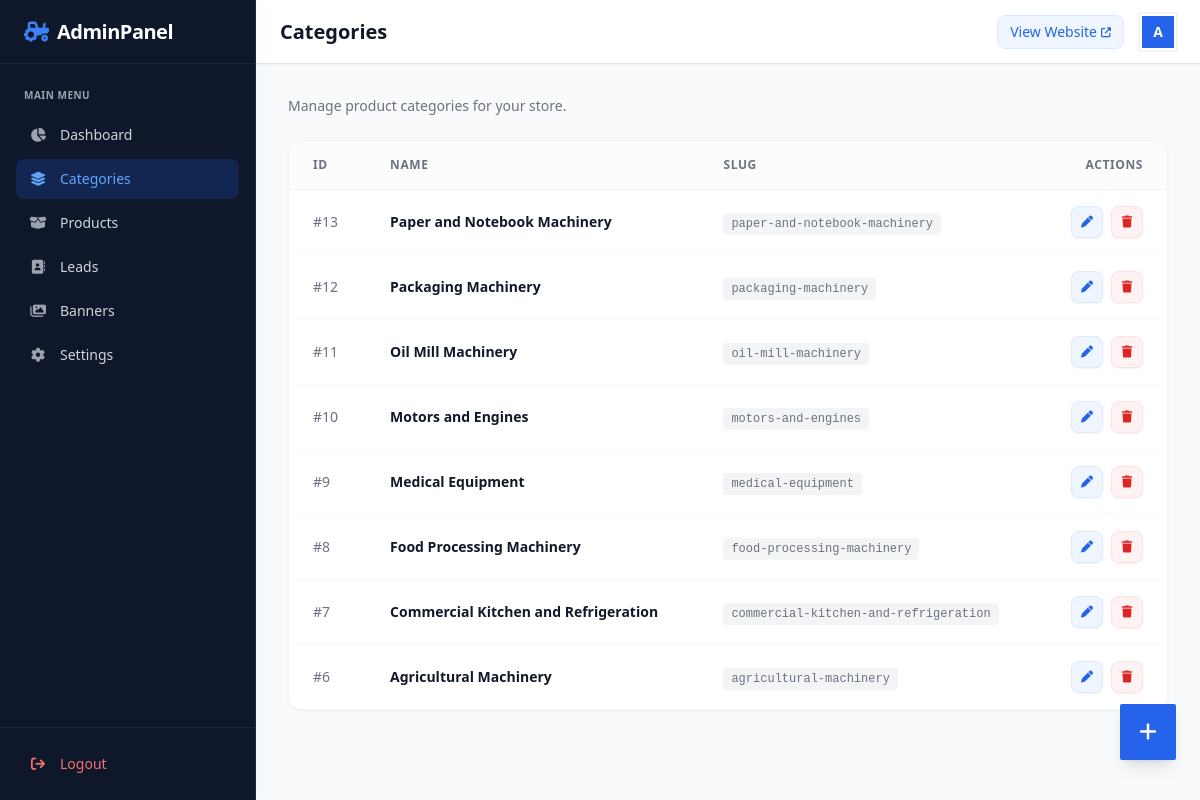
The app's page /admin/categories.php (signed in) with its own data.
### tables this page shows
CREATE TABLE categories (
    id INTEGER PRIMARY KEY AUTOINCREMENT,
    name TEXT NOT NULL,
    slug TEXT NOT NULL UNIQUE,
    image TEXT,
    created_at DATETIME DEFAULT CURRENT_TIMESTAMP
);

### admin/categories.php (the view, shortened to what this page needs)
<?php
require_once __DIR__ . '/../includes/functions.php';
$categories = $pdo->query("SELECT * FROM categories ORDER BY id DESC")->fetchAll();
include __DIR__ . '/includes/header.php';
?>
<div class="mb-6 animate-fade-in">
    <p class="text-gray-500 text-sm">Manage product categories for your store.</p>
</div>
<div class="bg-white rounded-xl shadow-sm border border-gray-100 overflow-hidden animate-slide-up">
    <div class="overflow-x-auto">
        <table class="w-full text-left border-collapse min-w-max">
            <thead>
                <tr class="bg-gray-50/50 text-gray-500 text-xs uppercase tracking-wider border-b border-gray-100">
                    <th class="px-6 py-4 font-semibold">ID</th>
                    <th class="px-6 py-4 font-semibold">Name</th>
                    <th class="px-6 py-4 font-semibold">Slug</th>
                    <th class="px-6 py-4 font-semibold text-right">Actions</th>
                </tr>
            </thead>
            <tbody class="text-sm divide-y divide-gray-50">
                <?php if (empty($categories)): ?>
                    <tr>
                        <td colspan="4" class="px-6 py-12 text-center text-gray-500">
                            <i class="fa-solid fa-folder-open text-4xl mb-3 text-gray-200"></i>
                            <p class="font-medium text-gray-600">No categories found.</p>
                        </td>
                    </tr>
                <?php else: ?>
                    <?php foreach ($categories as $cat): ?>
                        <tr class="hover:bg-gray-50/80 transition duration-150">
                            <td class="px-6 py-4 text-gray-500 font-medium">#<?php echo $cat['id']; ?></td>
                            <td class="px-6 py-4 font-bold text-gray-900"><?php echo htmlspecialchars($cat['name']); ?></td>
                            <td class="px-6 py-4 text-gray-500"><code class="bg-gray-100 px-2 py-1 rounded text-xs"><?php echo htmlspecialchars($cat['slug']); ?></code></td>
                            <td class="px-6 py-4 text-right">
                                <div class="flex items-center justify-end gap-2">
                                    <button onclick="editCategory(<?php echo $cat['id']; ?>, '<?php echo htmlspecialchars(addslashes($cat['name'])); ?>')" class="w-8 h-8 rounded-lg bg-blue-50 text-blue-600 hover:bg-blue-100 hover:text-blue-700 flex items-center justify-center transition shadow-sm border border-blue-100">
                                        <i class="fa-solid fa-pen text-xs"></i>
                                    </button>
                                    <a href="?delete=<?php echo $cat['id']; ?>" class="w-8 h-8 rounded-lg bg-red-50 text-red-600 hover:bg-red-100 hover:text-red-700 flex items-center justify-center transition shadow-sm border border-red-100" onclick="return confirm('Are you sure you want to delete this category?');">
                                        <i class="fa-solid fa-trash text-xs"></i>
                                    </a>
                                </div>
                            </td>
                        </tr>
                    <?php endforeach; ?>
                <?php endif; ?>
            </tbody>
        </table>
    </div>
</div>
<button onclick="document.getElementById('addModal').classList.remove('hidden')" class="fixed bottom-24 md:bottom-10 right-6 bg-blue-600 text-white w-14 h-14 rounded-sm flex items-center justify-center hover:bg-blue-700 transition shadow-lg z-30 group hover:scale-105" title="Add Category">
    <i class="fa-solid fa-plus text-xl transition-transform"></i>
</button>
<?php include __DIR__ . '/includes/footer.php'; ?>

### records on screen
categories: id "13", name "Paper and Notebook Machinery", slug "paper-and-notebook-machinery"
categories: id "12", name "Packaging Machinery", slug "packaging-machinery"
categories: id "11", name "Oil Mill Machinery", slug "oil-mill-machinery"
categories: id "10", name "Motors and Engines", slug "motors-and-engines"
categories: id "9", name "Medical Equipment", slug "medical-equipment"
categories: id "8", name "Food Processing Machinery", slug "food-processing-machinery"
categories: id "7", name "Commercial Kitchen and Refrigeration", slug "commercial-kitchen-and-refrigeration"
categories: id "6", name "Agricultural Machinery", slug "agricultural-machinery"

### other values on screen
$pageTitle "Categories"
